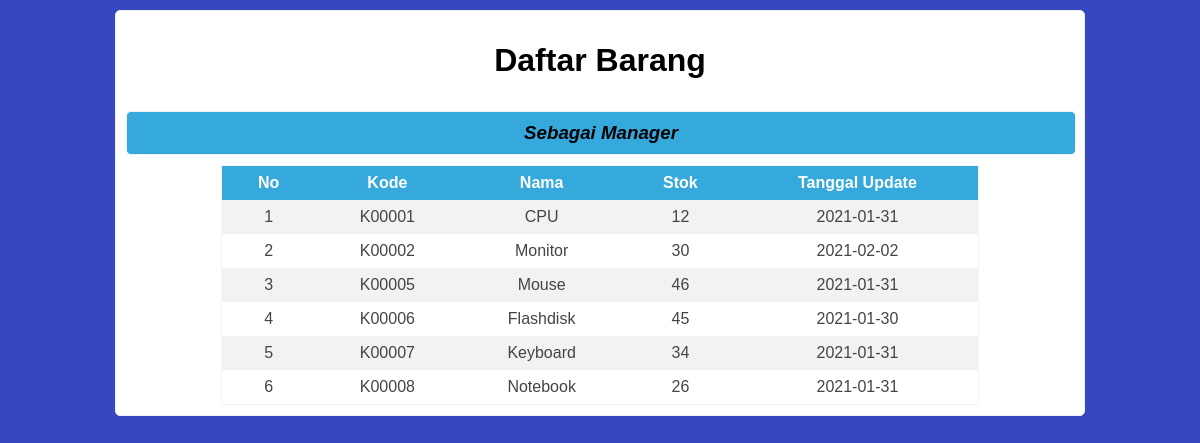
/list.php (signed in), run on the app's committed database.
### tables this page shows
CREATE TABLE `barang` (
  `id_barang` int(11) NOT NULL,
  `kode_barang` char(7) NOT NULL,
  `nama_barang` varchar(100) NOT NULL,
  `stok` int(11) NOT NULL,
  `tanggal` date NOT NULL
);

### connect.php (called while the page is built, shortened)
<?php
$conn = mysqli_connect("localhost","root","","db_barang");
function query($query){
	global $conn;
	$result= mysqli_query($conn, $query);
	$rows = [];
	while ($row = mysqli_fetch_assoc($result)){
		$rows[] = $row;
	}
	return $rows;
}
?>

### list.php (the view, shortened to what this page needs)
<?php
require 'connect.php';
$items = query("SELECT * FROM barang");
?>
<!DOCTYPE html>
<html>
	<link rel="stylesheet" type="text/css" href="style.css">
<head>
</head>
<body>
	<div class="konten">
		<h1>Daftar Barang</h1>
		<div class="menu">
			<h3>Sebagai Manager</h3>
		</div>
		<table style="width:80%" class="table1" align="center">
		<tr>
		   <th>No</th>
		   <th>Kode</th>
		   <th>Nama</th>
		   <th>Stok</th>
		   <th>Tanggal Update</th>
		</tr>
		<?php $i=1; ?>
		<?php foreach($items as $item) :		?>
		<tr>
		   <td><?= $i ?></td>
		   <td><?= $item["kode_barang"]; ?></td>
		   <td><?= $item["nama_barang"]; ?></td>
		   <td><?= $item["stok"]; ?></td>
		   <td><?= $item["tanggal"]; ?></td>
		</tr>
		<?php $i++ ?>
		<?php endforeach; ?>
		</table>
	</div>
</body>
</html>

### style.css (style rules this page uses)
body { background-color:#3548C0; font-size:16px color:#444; }
h1 { text-align: center; padding-bottom: 10px; }
.menu { width: 100%; background-color: #35A9DB; border: 1px solid #f0f0f0; border-radius: 5px; padding: 5px auto; margin: 10px auto; }
div.menu h3 { text-align: center; font-style: italic; overflow: hidden; margin: 10px auto; }
.konten { width: 80%; margin: 10px auto; background-color: white; padding: 10px 10px; border-radius: 5px; border: 1px solid #f0f0f0; text-align: left; font-family: sans-serif; }
.table1 { font-family: sans-serif; color: #444; border-collapse: collapse; width: 50%; border: 1px solid #f2f5f7; text-align: center; }
.table1 tr th { background: #35A9DB; color: #fff; font-weight: bold; }
.table1, th, td { padding: 8px 20px; text-align: center; }
.table1 tr:nth-child(even) { background-color: #f2f2f2; }

### data on the page
barang: kode_barang "K00001", nama_barang "CPU", stok "12", tanggal "2021-01-31"
barang: kode_barang "K00002", nama_barang "Monitor", stok "30", tanggal "2021-02-02"
barang: kode_barang "K00005", nama_barang "Mouse", stok "46", tanggal "2021-01-31"
barang: kode_barang "K00006", nama_barang "Flashdisk", stok "45", tanggal "2021-01-30"
barang: kode_barang "K00007", nama_barang "Keyboard", stok "34", tanggal "2021-01-31"
barang: kode_barang "K00008", nama_barang "Notebook", stok "26", tanggal "2021-01-31"
